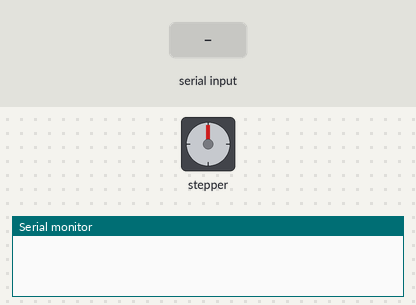
A sketch run on a simulated Arduino Uno, built with avr-gcc and run on an emulated ATmega328P. Parts: stepper motor, the last lines printed to the serial monitor. The inputs (shaded band) are chosen by the test bench. Stepper angles assume 2048 steps per turn.

Above: at 1.2 s.
1.3 s: "90,45\n" received over Serial
At 3.5 s:
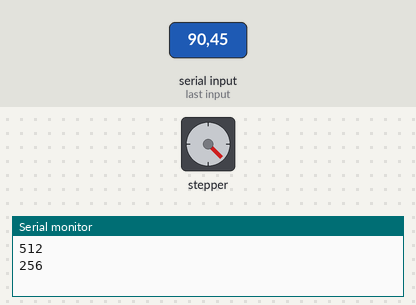
4.3 s: "30,150\n" received over Serial
At 7.1 s:
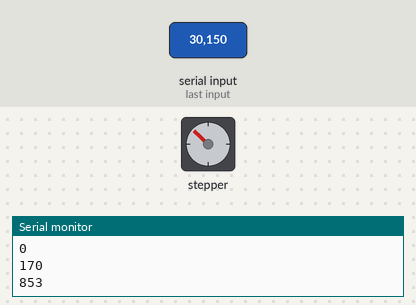
7.3 s: "200\n" received over Serial
At 10.1 s:
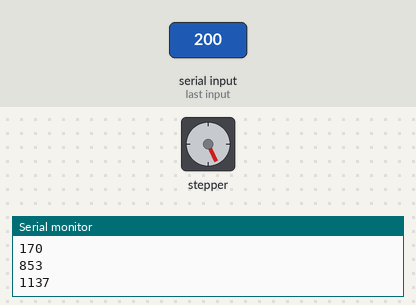
10.3 s: "90\n" received over Serial
At 12.5 s:
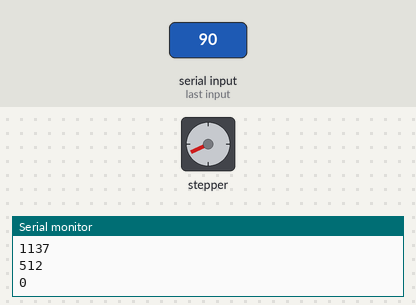
12.8 s: "90,45\n" received over Serial
At 15.8 s:
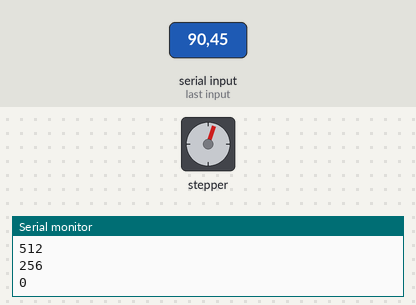
Timing chart, 0 to 16.8 s (numbered marks = the images above; inputs shaded):
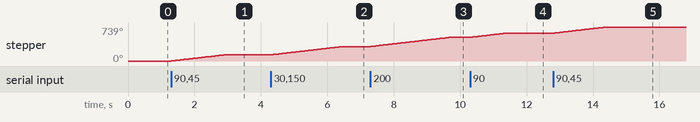

Measured:
- after the input at 1.3 s, stepper: turns 135° clockwise in 1.6 s, starting at once
- after the input at 4.3 s, stepper: turns 179° clockwise in 2.2 s, starting at once
- after the input at 7.3 s, stepper: turns 200° clockwise in 2.4 s, starting at once
- after the input at 10.3 s, stepper: turns 90° clockwise in 1.1 s, starting at once
- after the input at 12.8 s, stepper: turns 135° clockwise in 1.6 s, starting at once

The sketch:

Stepmoter_Serial.ino
```cpp
#include <Stepper.h>
const int STEPS = 2048;
Stepper stepper(STEPS, 11, 9, 10, 8);

void setup() {
  stepper.setSpeed(14);
  Serial.begin(9600);
}

void loop() {
  if (Serial.available()) {
    int val = Serial.parseInt();      // 회전각 int형으로 읽기
    val = map(val, 0, 360, 0, 2048);  // 회전각 스템수
    stepper.step(val);
    Serial.println(val);
    delay(10);
  }
}
```
